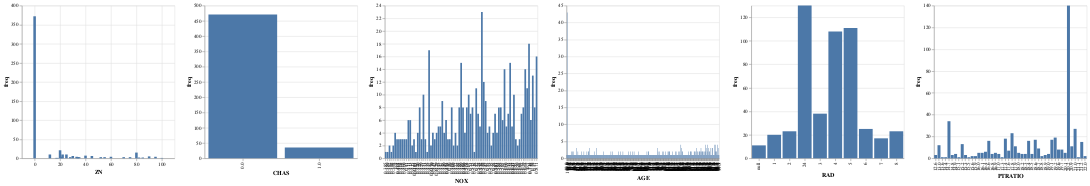

Notebook cell for this chart:
### Code cell
import altair as alt

charts = []
pdf = spark.table('boston').toPandas()

for c in [c for c in pdf.columns if c not in ['tid', 'CRIM', 'RM', 'DIS', 'TAX', 'B', 'LSTAT', 'INDUS']]:
    charts.append(alt.Chart(pdf).mark_bar().encode(x=alt.X(c), y=alt.Y('count()', axis=alt.Axis(title='freq'))).properties(width=300, height=300))

alt.hconcat(*charts)

### Figure 1 — Vega-Lite specification as saved in the notebook (floating-point values rounded to 4 significant figures; data arrays with more than 128 entries replaced by an {"elided": "..."} marker saying what was removed)
{"config": {"view": {"continuousWidth": 400, "continuousHeight": 300}}, "hconcat": [{"mark": "bar", "encoding": {"x": {"type": "quantitative", "field": "ZN"}, "y": {"type": "quantitative", "aggregate": "count", "axis": {"title": "freq"}}}, "height": 300, "width": 300}, {"mark": "bar", "encoding": {"x": {"type": "nominal", "field": "CHAS"}, "y": {"type": "quantitative", "aggregate": "count", "axis": {"title": "freq"}}}, "height": 300, "width": 300}, {"mark": "bar", "encoding": {"x": {"type": "nominal", "field": "NOX"}, "y": {"type": "quantitative", "aggregate": "count", "axis": {"title": "freq"}}}, "height": 300, "width": 300}, {"mark": "bar", "encoding": {"x": {"type": "nominal", "field": "AGE"}, "y": {"type": "quantitative", "aggregate": "count", "axis": {"title": "freq"}}}, "height": 300, "width": 300}, {"mark": "bar", "encoding": {"x": {"type": "nominal", "field": "RAD"}, "y": {"type": "quantitative", "aggregate": "count", "axis": {"title": "freq"}}}, "height": 300, "width": 300}, {"mark": "bar", "encoding": {"x": {"type": "nominal", "field": "PTRATIO"}, "y": {"type": "quantitative", "aggregate": "count", "axis": {"title": "freq"}}}, "height": 300, "width": 300}], "data": {"name": "data-61c6fd19e6de6985c887eee68d39499b"}, "$schema": "https://vega.github.io/schema/vega-lite/v4.8.1.json", "datasets": {"data-61c6fd19e6de6985c887eee68d39499b": {"elided": "506 records"}}}
